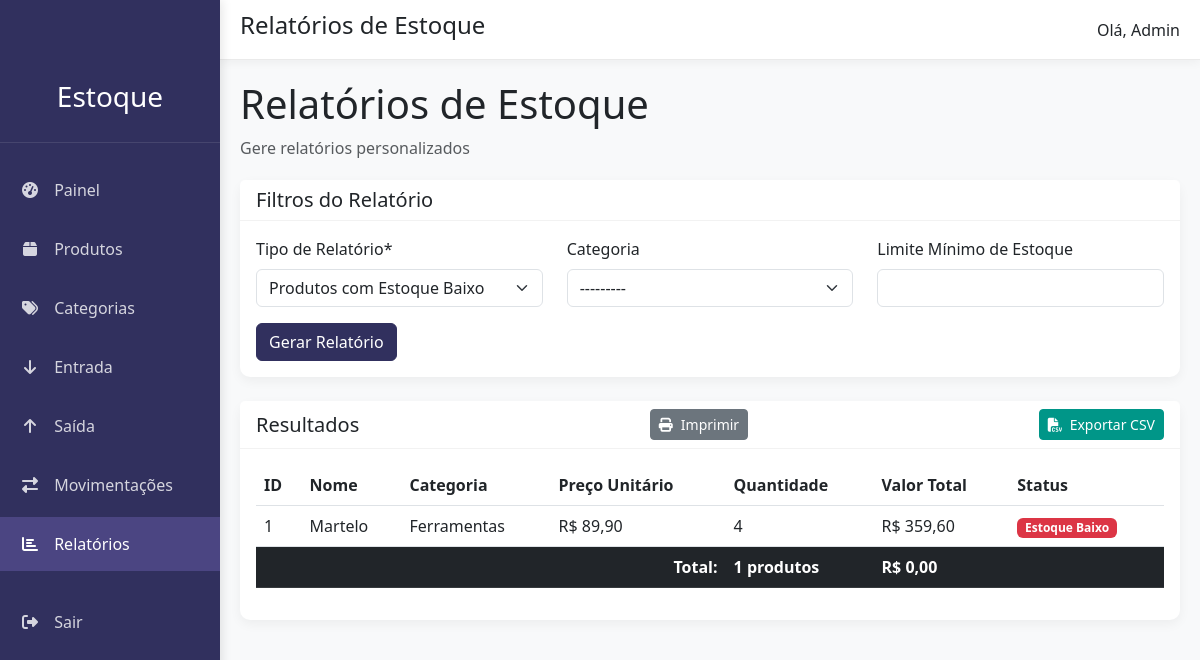
Screenshot of /relatorios/?tipo_relatorio=estoque_baixo (signed in) with the database file from the repository.
### estoque/models.py (models this page shows, shortened)
class Produto(models.Model):
    nome = models.CharField("Nome", max_length=200)
    codigo_referencia = models.CharField(max_length=50, unique=True, verbose_name='Código de Referência')
    descricao = models.TextField("Descrição", blank=True, null=True)
    preco_unitario = models.DecimalField("Preço Unitário", max_digits=10, decimal_places=2, validators=[MinValueValidator(0)])
    quantidade_em_estoque = models.PositiveIntegerField("Quantidade em Estoque", default=0)
    estoque_minimo = models.PositiveIntegerField("Estoque Mínimo", default=5)
    categoria = models.ForeignKey(Categoria, on_delete=models.PROTECT, related_name='produtos', verbose_name="Categoria")
    localizacao = models.CharField(max_length=100, blank=True, null=True, verbose_name='Localização na Prateleira')
    fornecedor = models.CharField(max_length=200, blank=True, null=True, verbose_name='Fornecedor')
    data_ultima_compra = models.DateField(blank=True, null=True, verbose_name='Data da Última Compra')
    prazo_entrega = models.PositiveIntegerField(blank=True, null=True, verbose_name='Prazo de Entrega (dias)')
    imagem = models.ImageField("Imagem do Produto", upload_to='produtos/', blank=True, null=True)
    data_cadastro = models.DateTimeField("Data de Cadastro", default=timezone.now)
    class Meta:
        verbose_name = 'Produto'
        verbose_name_plural = 'Produtos'
        ordering = ['nome']
    def valor_total_em_estoque(self):
        return Decimal(self.preco_unitario) * Decimal(self.quantidade_em_estoque)
    def estoque_baixo(self):
        return self.quantidade_em_estoque <= self.estoque_minimo

class Categoria(models.Model):
    nome = models.CharField("Nome", max_length=100, unique=True)
    descricao = models.TextField("Descrição", blank=True, null=True)
    class Meta:
        verbose_name = 'Categoria'
        verbose_name_plural = 'Categorias'
        ordering = ['nome']
    def __str__(self):
        return self.nome

### estoque/views.py (the view, shortened to what this page needs)
# urls.py: path('relatorios/', views.relatorio_estoque, name='relatorio_estoque'),
@login_required
def relatorio_estoque(request):
    produtos = None
    form = RelatorioEstoqueForm(request.GET or None)
    if form.is_valid():
        tipo_relatorio = form.cleaned_data['tipo_relatorio']
        if tipo_relatorio == 'todos':
            produtos = Produto.objects.all()
        elif tipo_relatorio == 'categoria':
            categoria = form.cleaned_data.get('categoria')
            if categoria:
                produtos = Produto.objects.filter(categoria=categoria)
        elif tipo_relatorio == 'estoque_baixo':
            produtos = Produto.objects.filter(quantidade_em_estoque__lte=F('estoque_minimo'))
    context = {
        'form': form,
        'produtos': produtos,
    }
    return render(request, 'estoque/relatorio_estoque.html', context)

### estoque/forms.py
class RelatorioEstoqueForm(forms.Form):
    TIPO_RELATORIO_CHOICES = [
        ('todos', 'Todos os Produtos'),
        ('categoria', 'Produtos por Categoria'),
        ('estoque_baixo', 'Produtos com Estoque Baixo'),
    ]
    tipo_relatorio = forms.ChoiceField(choices=TIPO_RELATORIO_CHOICES, label="Tipo de Relatório")
    categoria = forms.ModelChoiceField(
        queryset=Categoria.objects.all(),
        required=False,
        label="Categoria"
    )
    limite_estoque = forms.IntegerField(
        label="Limite Mínimo de Estoque",
        required=False,
        min_value=0,
        initial=10
    )
    def __init__(self, *args, **kwargs):
        super().__init__(*args, **kwargs)
        self.helper = FormHelper()
        self.helper.form_method = 'get'
        self.helper.layout = Layout(
            Row(
                Column('tipo_relatorio', css_class='form-group col-md-4'),
                Column('categoria', css_class='form-group col-md-4'),
                Column('limite_estoque', css_class='form-group col-md-4'),
                css_class='form-row'
            ),
            Submit('submit', 'Gerar Relatório', css_class='btn btn-primary')
        )

### templates/estoque/relatorio_estoque.html (shortened to what this page needs)
{% extends 'base.html' %}
{% load crispy_forms_tags %}
{% block page_title %}Relatórios de Estoque{% endblock %}
{% block content %}
<div class="content-header">
    <h1>Relatórios de Estoque</h1>
    <p class="text-muted">Gere relatórios personalizados</p>
</div>
<div class="card">
    <div class="card-header">
        <h5 class="mb-0">Filtros do Relatório</h5>
    </div>
    <div class="card-body">
        <form method="get">
            {% crispy form %}
        </form>
    </div>
</div>
{% if produtos %}
<div class="card mt-4">
    <div class="card-header d-flex justify-content-between align-items-center">
        <h5 class="mb-0">Resultados</h5>
        <button onclick="window.print()" class="btn btn-sm btn-secondary">
            <i class="fas fa-print me-2"></i>Imprimir
        </button>
        <a href="?{{ request.GET.urlencode }}&exportar_csv=true" class="btn btn-sm btn-success">
            <i class="fas fa-file-csv me-2"></i>Exportar CSV
        </a>
    </div>
    <div class="card-body">
        <div class="table-responsive">
            <table class="table table-hover">
                <thead>
                    <tr>
                        <th>ID</th>
                        <th>Nome</th>
                        <th>Categoria</th>
                        <th>Preço Unitário</th>
                        <th>Quantidade</th>
                        <th>Valor Total</th>
                        <th>Status</th>
                    </tr>
                </thead>
                <tbody>
                    {% for produto in produtos %}
                    <tr>
                        <td>{{ produto.id }}</td>
                        <td>{{ produto.nome }}</td>
                        <td>{{ produto.categoria.nome }}</td>
                        <td>R$ {{ produto.preco_unitario|floatformat:2 }}</td>
                        <td>{{ produto.quantidade_em_estoque }}</td>
                        <td>R$ {{ produto.valor_total_em_estoque|floatformat:2 }}</td>
                        <td>
                            {% if produto.estoque_baixo %}
                                <span class="badge bg-danger">Estoque Baixo</span>
                            {% else %}
                                <span class="badge bg-success">OK</span>
                            {% endif %}
                        </td>
                    </tr>
                    {% endfor %}
                </tbody>
                <tfoot>
                    <tr class="table-dark">
                        <td colspan="4" class="text-end"><strong>Total:</strong></td>
                        <td><strong>{{ produtos.count }} produtos</strong></td>
                        <td>
                            <strong>
                                R$
                                {% with total_valor=0 %}
                                    {{ total_valor|floatformat:2 }}
                                {% endwith %}
                            </strong>
                        </td>
                        <td></td>
                    </tr>
                </tfoot>
            </table>
        </div>
    </div>
</div>
{% elif form.is_bound %}
<div class="alert alert-info mt-4">
    <i class="fas fa-info-circle me-2"></i>
    Nenhum produto encontrado com os filtros selecionados.
</div>
{% endif %}
{% endblock %}

### templates/base.html (shortened to what this page needs)
<!DOCTYPE html>
<html lang="pt-br">
<head>
    <link href="https://cdn.jsdelivr.net/npm/bootstrap@5.3.0/dist/css/bootstrap.min.css" rel="stylesheet">
    <link rel="stylesheet" href="https://cdnjs.cloudflare.com/ajax/libs/font-awesome/6.4.0/css/all.min.css">
</head>
<body>
    <div class="sidebar" id="sidebar">
        <div class="sidebar-header">
            <h3>Estoque</h3>
        </div>
        <ul class="sidebar-menu">
            <li><a href="{% url 'inicio' %}" class="{% if request.path == '/' %}active{% endif %}">
                <i class="fas fa-tachometer-alt"></i> Painel
            </a></li>
            <li><a href="{% url 'lista_produtos' %}" class="{% if '/produtos/' in request.path %}active{% endif %}">
                <i class="fas fa-box"></i> Produtos
            </a></li>
            <li><a href="{% url 'lista_categorias' %}" class="{% if '/categorias/' in request.path %}active{% endif %}">
                <i class="fas fa-tags"></i> Categorias
            </a></li>
            <li><a href="{% url 'entrada_estoque' %}" class="{% if '/movimentacoes/entrada/' in request.path %}active{% endif %}">
                <i class="fas fa-arrow-down"></i> Entrada
            </a></li>
            <li><a href="{% url 'saida_estoque' %}" class="{% if '/movimentacoes/saida/' in request.path %}active{% endif %}">
                <i class="fas fa-arrow-up"></i> Saída
            </a></li>
            <li><a href="{% url 'lista_movimentacoes' %}" class="{% if '/movimentacoes/' in request.path and not '/entrada/' in request.path and not '/saida/' in request.path %}active{% endif %}">
                <i class="fas fa-exchange-alt"></i> Movimentações
            </a></li>
            <li><a href="{% url 'relatorio_estoque' %}" class="{% if '/relatorios/' in request.path %}active{% endif %}">
                <i class="fas fa-chart-bar"></i> Relatórios
            </a></li>
            {% if user.is_authenticated %}
                <li class="mt-4"><a href="{% url 'logout' %}">
                    <i class="fas fa-sign-out-alt"></i> Sair
                </a></li>
            {% endif %}
        </ul>
    </div>
    <div class="topbar">
        <div>
            <h4>{% block page_title %}Controle de Estoque{% endblock %}</h4>
        </div>
        {% if user.is_authenticated %}
            <span>Olá, {{ user.username }}</span>
        {% endif %}
    </div>
    <div class="content-wrapper">
        {% block content %}{% endblock %}
    </div>
</body>
</html>

### templates/base.html (style rules this page uses)
:root { --sidebar-width: 220px; --topbar-height: 60px; --primary-color: #31305E; --secondary-color: #4B4582; --accent-color: #009688; }
body { font-family: 'Segoe UI', sans-serif; background-color: #f8f9fa; }
.sidebar { position: fixed; top: 0; left: 0; height: 100vh; width: var(--sidebar-width); background-color: var(--primary-color); color: white; padding-top: var(--topbar-height); z-index: 100; box-shadow: 2px 0 10px rgba(0, 0, 0, 0.1); }
.sidebar-header { padding: 20px; text-align: center; border-bottom: 1px solid rgba(255, 255, 255, 0.1); margin-bottom: 20px; }
.sidebar-menu { list-style: none; padding: 0; margin: 0; }
.sidebar-menu li { margin-bottom: 5px; }
.sidebar-menu a { display: block; padding: 15px 20px; color: rgba(255, 255, 255, 0.8); text-decoration: none; transition: all 0.3s; }
.sidebar-menu a:hover, .sidebar-menu a.active { background-color: var(--secondary-color); color: white; }
.sidebar-menu i { margin-right: 10px; width: 20px; text-align: center; }
.topbar { position: fixed; top: 0; left: var(--sidebar-width); right: 0; height: var(--topbar-height); background-color: white; border-bottom: 1px solid #eaeaea; display: flex; justify-content: space-between; align-items: center; padding: 0 20px; z-index: 50; box-shadow: 0 2px 10px rgba(0, 0, 0, 0.05); }
.content-wrapper { margin-left: var(--sidebar-width); margin-top: var(--topbar-height); padding: 20px; min-height: calc(100vh - var(--topbar-height)); }
.content-header { margin-bottom: 20px; }
.card { border-radius: 10px; box-shadow: 0 4px 12px rgba(0, 0, 0, 0.05); border: none; margin-bottom: 20px; }
.card-header { background-color: #fff; border-bottom: 1px solid rgba(0, 0, 0, 0.05); font-weight: bold; }
.btn-primary { background-color: var(--primary-color); border-color: var(--primary-color); }
.btn-success { background-color: var(--accent-color); border-color: var(--accent-color); }

### rows the page displays
Produto: id "1", nome "Martelo", categoria.nome "Ferramentas", preco_unitario "89,90", quantidade_em_estoque "4", valor_total_em_estoque "359,60", estoque_minimo "Estoque Baixo"

### other values shown
{{ user.username }} "Admin"
{{ produtos.count }} "1"
{{ total_valor|floatformat:2 }} "0,00"
